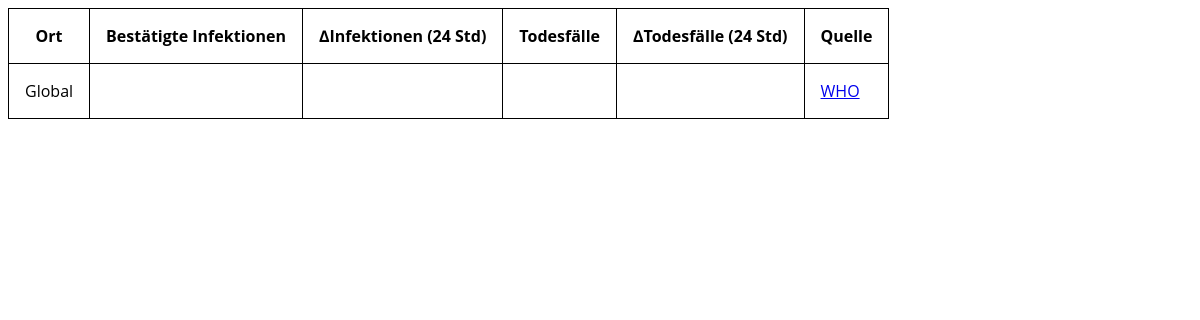
Before: / with the older database file.
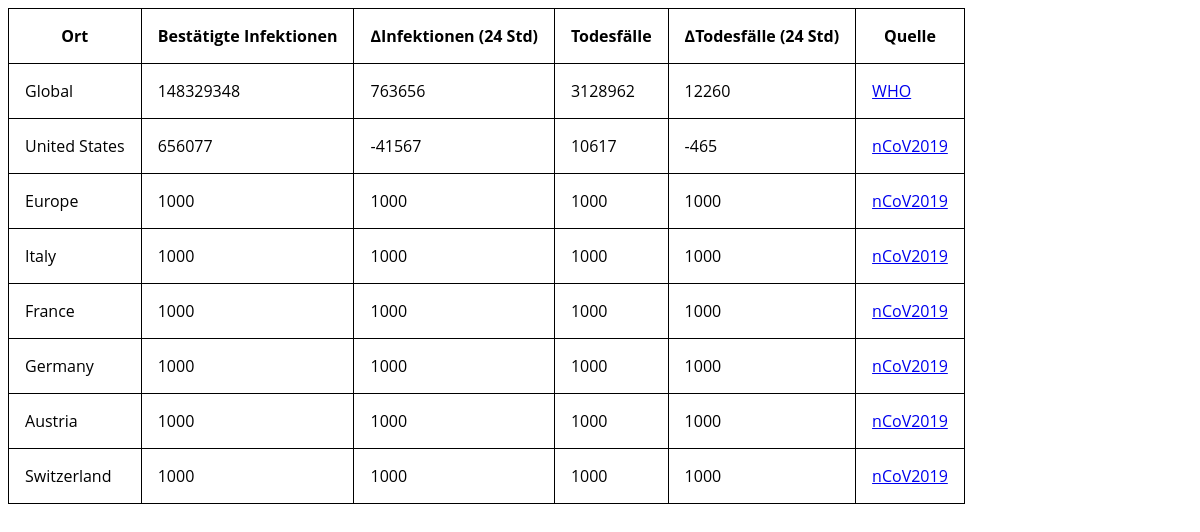
After: the same page with the newer database file.
### covmass/models.py (models this page shows, shortened)
class Zone(models.Model):
  name = models.CharField(max_length=32)
  source = models.ForeignKey(Source, on_delete=models.CASCADE, related_name="zones")

class Source(models.Model):
  name = models.CharField(max_length=32)
  url = models.CharField(max_length=128)

class Metric(models.Model):
  total = models.IntegerField()
  new = models.IntegerField()

### covmass/views.py (the view)
# urls.py: path("", views.index, name="index"),
def index(request):
  context = {
    "deceased": Deceased.objects.all(),
    "infected": Infected.objects.all(),
    "zones": Zone.objects.all(),
    "metrics": Metric.objects.all(),
  }
  return render(request, "covmass/index.html", context)

### covmass/templates/covmass/index.html (shortened to what this page needs)
<!DOCTYPE html>
<html>
  <body>
  <body>
    <table>
      <tbody>
        <tr>
          <th>Ort</th>
          <th>Bestätigte Infektionen</th>
          <th>∆Infektionen (24 Std)</th>
          <th>Todesfälle </th>
          <th>∆Todesfälle (24 Std)</th>
          <th>Quelle</th>
        </tr>
        {% for zone in zones %}
          <tr>
            <td>{{zone.name}}</td>
            <td>{{zone.infected.total}}</td>
            <td>{{zone.infected.new}}</td>
            <td>{{zone.deceased.total}}</td>
            <td>{{zone.deceased.new}}</td>
            <td><a href="{{zone.source.url}}">{{zone.source.name}}</a></td>
          </tr>
        {% endfor %}
      </tbody>
    </table>
  </body>
</html>

### covmass/templates/covmass/index.html (style rules this page uses)
body { font-family: 'Open Sans', 'Helvetica Neue', Helvetica, Arial, sans-serif; }
table, th, td { border: 1px solid black; border-collapse: collapse; }
th, td { padding: 1rem; }

Changed rows visible on the page:
shown differently, row unchanged: Zone "Global": infected.total (not shown) → "148329348"; infected.new (not shown) → "763656"; deceased.total (not shown) → "3128962"; deceased.new (not shown) → "12260"
added Zone: name "United States", infected.total "656077", infected.new "-41567", deceased.total "10617", deceased.new "-465", source.name "nCoV2019"
added Zone: name "Europe", infected.total "1000", infected.new "1000", deceased.total "1000", deceased.new "1000", source.name "nCoV2019"
added Zone: name "Italy", infected.total "1000", infected.new "1000", deceased.total "1000", deceased.new "1000", source.name "nCoV2019"
added Zone: name "France", infected.total "1000", infected.new "1000", deceased.total "1000", deceased.new "1000", source.name "nCoV2019"
added Zone: name "Germany", infected.total "1000", infected.new "1000", deceased.total "1000", deceased.new "1000", source.name "nCoV2019"
added Zone: name "Austria", infected.total "1000", infected.new "1000", deceased.total "1000", deceased.new "1000", source.name "nCoV2019"
added Zone: name "Switzerland", infected.total "1000", infected.new "1000", deceased.total "1000", deceased.new "1000", source.name "nCoV2019"
